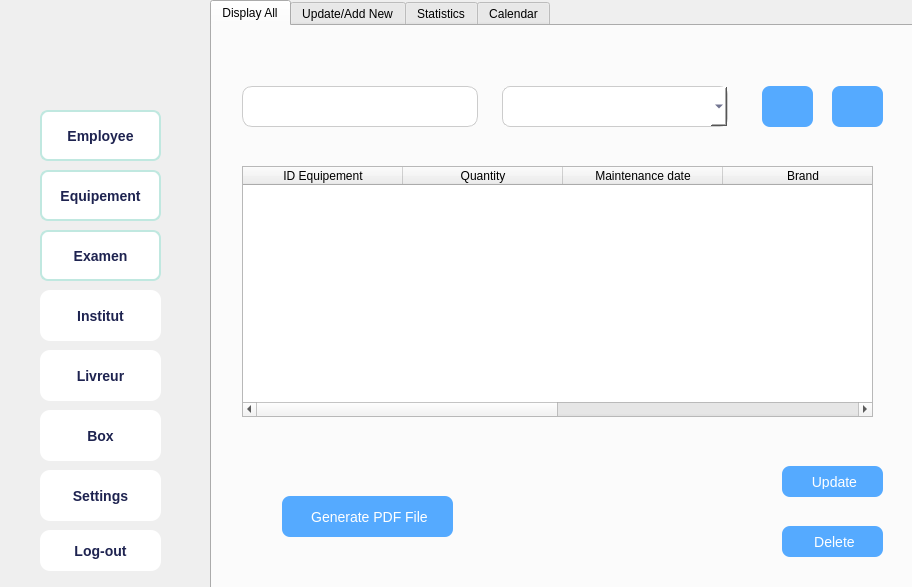
<?xml version="1.0" encoding="UTF-8"?>
<ui version="4.0">
 <class>Equipments</class>
 <widget class="QDialog" name="Equipments">
  <property name="geometry">
   <rect>
    <x>0</x>
    <y>0</y>
    <width>912</width>
    <height>587</height>
   </rect>
  </property>
  <property name="windowTitle">
   <string>Dialog</string>
  </property>
  <widget class="QWidget" name="verticalWidget" native="true">
   <property name="geometry">
    <rect>
     <x>0</x>
     <y>-20</y>
     <width>211</width>
     <height>671</height>
    </rect>
   </property>
   <property name="styleSheet">
    <string notr="true"> background: qlineargradient(
        x1: 0, y1: 0,
        x2: 0, y2: 1,
        stop: 0 #e3f2fd,   /* very light blue */
        stop: 0.5 #90caf9, /* soft sky blue */
        stop: 1 #1565c0    /* deep blue */
    );</string>
   </property>
   <widget class="QPushButton" name="pushButton">
    <property name="geometry">
     <rect>
      <x>40</x>
      <y>130</y>
      <width>121</width>
      <height>51</height>
     </rect>
    </property>
    <property name="font">
     <font>
      <pointsize>-1</pointsize>
      <bold>true</bold>
     </font>
    </property>
    <property name="styleSheet">
     <string notr="true"> background-color: #FFFFFF;
    border: 2px solid #C0E8E0;
    border-radius: 8px;
    padding: 6px 10px;
    font-size: 14px;
    color: #1E2350;</string>
    </property>
    <property name="text">
     <string>Employee</string>
    </property>
    <property name="icon">
     <iconset resource="Ressources.qrc">
      <normaloff>:/new/prefix1/Ressources/user-48.png</normaloff>:/new/prefix1/Ressources/user-48.png</iconset>
    </property>
   </widget>
   <widget class="QPushButton" name="pushButton_2">
    <property name="geometry">
     <rect>
      <x>40</x>
      <y>190</y>
      <width>121</width>
      <height>51</height>
     </rect>
    </property>
    <property name="font">
     <font>
      <pointsize>-1</pointsize>
      <bold>true</bold>
     </font>
    </property>
    <property name="styleSheet">
     <string notr="true"> background-color: #FFFFFF;
    border: 2px solid #C0E8E0;
    border-radius: 8px;
    padding: 6px 10px;
    font-size: 14px;
    color: #1E2350;</string>
    </property>
    <property name="text">
     <string>Equipement</string>
    </property>
    <property name="icon">
     <iconset resource="Ressources.qrc">
      <normaloff>:/new/prefix1/Ressources/tool-box-48.png</normaloff>:/new/prefix1/Ressources/tool-box-48.png</iconset>
    </property>
   </widget>
   <widget class="QPushButton" name="pushButton_3">
    <property name="geometry">
     <rect>
      <x>40</x>
      <y>250</y>
      <width>121</width>
      <height>51</height>
     </rect>
    </property>
    <property name="font">
     <font>
      <pointsize>-1</pointsize>
      <bold>true</bold>
     </font>
    </property>
    <property name="styleSheet">
     <string notr="true"> background-color: #FFFFFF;
    border: 2px solid #C0E8E0;
    border-radius: 8px;
    padding: 6px 10px;
    font-size: 14px;
    color: #1E2350;</string>
    </property>
    <property name="text">
     <string>Examen</string>
    </property>
    <property name="icon">
     <iconset resource="Ressources.qrc">
      <normaloff>:/new/prefix1/Ressources/paper-48.png</normaloff>:/new/prefix1/Ressources/paper-48.png</iconset>
    </property>
   </widget>
   <widget class="QPushButton" name="pushButton_4">
    <property name="geometry">
     <rect>
      <x>40</x>
      <y>310</y>
      <width>121</width>
      <height>51</height>
     </rect>
    </property>
    <property name="font">
     <font>
      <pointsize>-1</pointsize>
      <bold>true</bold>
     </font>
    </property>
    <property name="styleSheet">
     <string notr="true">  background-color: #FFFFFF;
    color: #1E2350;
    border-radius: 10px;
    font-size: 14px;
    padding: 8px;</string>
    </property>
    <property name="text">
     <string>Institut</string>
    </property>
    <property name="icon">
     <iconset resource="Ressources.qrc">
      <normaloff>:/new/prefix1/Ressources/building-48.png</normaloff>:/new/prefix1/Ressources/building-48.png</iconset>
    </property>
   </widget>
   <widget class="QPushButton" name="pushButton_9">
    <property name="geometry">
     <rect>
      <x>40</x>
      <y>370</y>
      <width>121</width>
      <height>51</height>
     </rect>
    </property>
    <property name="font">
     <font>
      <pointsize>-1</pointsize>
      <bold>true</bold>
     </font>
    </property>
    <property name="styleSheet">
     <string notr="true">  background-color: #FFFFFF;
    color: #1E2350;
    border-radius: 10px;
    font-size: 14px;
    padding: 8px;</string>
    </property>
    <property name="text">
     <string>Livreur</string>
    </property>
    <property name="icon">
     <iconset resource="Ressources.qrc">
      <normaloff>:/new/prefix1/Ressources/delivery-48.png</normaloff>:/new/prefix1/Ressources/delivery-48.png</iconset>
    </property>
   </widget>
   <widget class="QPushButton" name="pushButton_10">
    <property name="geometry">
     <rect>
      <x>40</x>
      <y>430</y>
      <width>121</width>
      <height>51</height>
     </rect>
    </property>
    <property name="font">
     <font>
      <pointsize>-1</pointsize>
      <bold>true</bold>
     </font>
    </property>
    <property name="styleSheet">
     <string notr="true">  background-color: #FFFFFF;
    color: #1E2350;
    border-radius: 10px;
    font-size: 14px;
    padding: 8px;</string>
    </property>
    <property name="text">
     <string>Box</string>
    </property>
    <property name="icon">
     <iconset resource="Ressources.qrc">
      <normaloff>:/new/prefix1/Ressources/tool-box-48.png</normaloff>:/new/prefix1/Ressources/tool-box-48.png</iconset>
    </property>
   </widget>
   <widget class="QPushButton" name="pushButton_13">
    <property name="geometry">
     <rect>
      <x>40</x>
      <y>490</y>
      <width>121</width>
      <height>51</height>
     </rect>
    </property>
    <property name="font">
     <font>
      <pointsize>-1</pointsize>
      <bold>true</bold>
     </font>
    </property>
    <property name="styleSheet">
     <string notr="true">  background-color: #FFFFFF;
    color: #1E2350;
    border-radius: 10px;
    font-size: 14px;
    padding: 8px;</string>
    </property>
    <property name="text">
     <string>Settings</string>
    </property>
    <property name="icon">
     <iconset resource="Ressources.qrc">
      <normaloff>:/new/prefix1/Ressources/settings-5-48.png</normaloff>:/new/prefix1/Ressources/settings-5-48.png</iconset>
    </property>
   </widget>
   <widget class="QPushButton" name="pushButton_17">
    <property name="geometry">
     <rect>
      <x>40</x>
      <y>550</y>
      <width>121</width>
      <height>41</height>
     </rect>
    </property>
    <property name="font">
     <font>
      <pointsize>-1</pointsize>
      <bold>true</bold>
     </font>
    </property>
    <property name="styleSheet">
     <string notr="true">  background-color: #FFFFFF;
    color: #1E2350;
    border-radius: 10px;
    font-size: 14px;
    padding: 8px;</string>
    </property>
    <property name="text">
     <string>Log-out</string>
    </property>
    <property name="icon">
     <iconset resource="Ressources.qrc">
      <normaloff>:/new/prefix1/Ressources/logout-48.png</normaloff>:/new/prefix1/Ressources/logout-48.png</iconset>
    </property>
   </widget>
   <widget class="QLabel" name="label_8">
    <property name="geometry">
     <rect>
      <x>0</x>
      <y>-10</y>
      <width>201</width>
      <height>191</height>
     </rect>
    </property>
    <property name="styleSheet">
     <string notr="true">image: url(:/new/prefix1/Ressources/e0ff5635-a1d6-406a-ae4c-6240633d745e.png);
background:transparent;</string>
    </property>
    <property name="text">
     <string/>
    </property>
   </widget>
  </widget>
  <widget class="QTabWidget" name="tabWidget">
   <property name="geometry">
    <rect>
     <x>210</x>
     <y>0</y>
     <width>711</width>
     <height>611</height>
    </rect>
   </property>
   <property name="layoutDirection">
    <enum>Qt::LayoutDirection::LeftToRight</enum>
   </property>
   <property name="autoFillBackground">
    <bool>true</bool>
   </property>
   <property name="styleSheet">
    <string notr="true">color: rgb(0, 0, 0);
font: 700 8pt &quot;Segoe UI&quot;;
font: 700 10pt &quot;Segoe UI&quot;;

 </string>
   </property>
   <property name="tabPosition">
    <enum>QTabWidget::TabPosition::North</enum>
   </property>
   <property name="tabShape">
    <enum>QTabWidget::TabShape::Rounded</enum>
   </property>
   <property name="currentIndex">
    <number>0</number>
   </property>
   <property name="elideMode">
    <enum>Qt::TextElideMode::ElideNone</enum>
   </property>
   <property name="movable">
    <bool>false</bool>
   </property>
   <property name="tabBarAutoHide">
    <bool>false</bool>
   </property>
   <widget class="QWidget" name="tab_5">
    <attribute name="title">
     <string>Display All</string>
    </attribute>
    <widget class="QLineEdit" name="recherche">
     <property name="geometry">
      <rect>
       <x>30</x>
       <y>60</y>
       <width>236</width>
       <height>41</height>
      </rect>
     </property>
     <property name="styleSheet">
      <string notr="true">  background-color: #FFFFFF;
    color: #1E2350;
    border: 1px solid #ccc;
    border-radius: 10px;
    font-size: 14px;
    padding: 8px 12px;
    min-width: 200px;</string>
     </property>
     <property name="text">
      <string/>
     </property>
     <property name="placeholderText">
      <string/>
     </property>
    </widget>
    <widget class="QLabel" name="label_9">
     <property name="geometry">
      <rect>
       <x>190</x>
       <y>70</y>
       <width>61</width>
       <height>21</height>
      </rect>
     </property>
     <property name="styleSheet">
      <string notr="true">image: url(:/new/prefix1/Ressources/search-3-48.png);</string>
     </property>
     <property name="text">
      <string/>
     </property>
    </widget>
    <widget class="QComboBox" name="tri">
     <property name="geometry">
      <rect>
       <x>290</x>
       <y>60</y>
       <width>226</width>
       <height>41</height>
      </rect>
     </property>
     <property name="styleSheet">
      <string notr="true">background-color: #FFFFFF;
    color: #1E2350;
    border: 1px solid #ccc;
    border-radius: 8px;
    padding: 6px 30px 6px 10px;
    font-size: 14px;
    min-width: 150px;</string>
     </property>
    </widget>
    <widget class="QPushButton" name="b10">
     <property name="geometry">
      <rect>
       <x>70</x>
       <y>470</y>
       <width>171</width>
       <height>41</height>
      </rect>
     </property>
     <property name="styleSheet">
      <string notr="true">background-color: rgb(85, 170, 255);
font: 700 10pt &quot;Segoe UI&quot;;
    color: #FFFFFF;
    border: none;
    border-radius: 8px;
    padding: 8px 16px;
    font-size: 14px;</string>
     </property>
     <property name="text">
      <string> Generate PDF File</string>
     </property>
     <property name="icon">
      <iconset resource="Ressources.qrc">
       <normaloff>:/new/prefix1/Ressources/pdf-file-svgrepo-com.svg</normaloff>:/new/prefix1/Ressources/pdf-file-svgrepo-com.svg</iconset>
     </property>
    </widget>
    <widget class="QPushButton" name="b7">
     <property name="geometry">
      <rect>
       <x>570</x>
       <y>440</y>
       <width>101</width>
       <height>31</height>
      </rect>
     </property>
     <property name="styleSheet">
      <string notr="true">background-color: rgb(85, 170, 255);
font: 700 10pt &quot;Segoe UI&quot;;
    color: #FFFFFF;
    border: none;
    border-radius: 8px;
    padding: 8px 16px;
    font-size: 14px;</string>
     </property>
     <property name="text">
      <string> Update</string>
     </property>
     <property name="icon">
      <iconset resource="Ressources.qrc">
       <normaloff>:/new/prefix1/Ressources/update-icon.svg</normaloff>:/new/prefix1/Ressources/update-icon.svg</iconset>
     </property>
    </widget>
    <widget class="QPushButton" name="b4">
     <property name="geometry">
      <rect>
       <x>570</x>
       <y>500</y>
       <width>101</width>
       <height>31</height>
      </rect>
     </property>
     <property name="styleSheet">
      <string notr="true">background-color: rgb(85, 170, 255);
font: 700 10pt &quot;Segoe UI&quot;;
    color: #FFFFFF;
    border: none;
    border-radius: 8px;
    padding: 8px 16px;
    font-size: 14px;</string>
     </property>
     <property name="text">
      <string> Delete</string>
     </property>
     <property name="icon">
      <iconset resource="Ressources.qrc">
       <normaloff>:/new/prefix1/Ressources/delete-button-svgrepo-com.svg</normaloff>:/new/prefix1/Ressources/delete-button-svgrepo-com.svg</iconset>
     </property>
    </widget>
    <widget class="QTableWidget" name="tab1">
     <property name="geometry">
      <rect>
       <x>30</x>
       <y>140</y>
       <width>631</width>
       <height>251</height>
      </rect>
     </property>
     <property name="styleSheet">
      <string notr="true">background-color: rgb(157, 157, 157);
background-color: rgb(14, 0, 214);
background-color: rgb(179, 179, 179);
tableWidget-&gt;horizontalHeader()-&gt;setSectionResizeMode(0, QHeaderView::Stretch); 
tableWidget-&gt;horizontalHeader()-&gt;setSectionResizeMode(1, QHeaderView::ResizeToContents); 
</string>
     </property>
     <attribute name="horizontalHeaderCascadingSectionResizes">
      <bool>false</bool>
     </attribute>
     <attribute name="horizontalHeaderMinimumSectionSize">
      <number>45</number>
     </attribute>
     <attribute name="horizontalHeaderDefaultSectionSize">
      <number>160</number>
     </attribute>
     <attribute name="horizontalHeaderHighlightSections">
      <bool>true</bool>
     </attribute>
     <attribute name="verticalHeaderCascadingSectionResizes">
      <bool>false</bool>
     </attribute>
     <column>
      <property name="text">
       <string>ID Equipement</string>
      </property>
      <property name="background">
       <color>
        <red>85</red>
        <green>170</green>
        <blue>255</blue>
       </color>
      </property>
     </column>
     <column>
      <property name="text">
       <string>Quantity</string>
      </property>
      <property name="background">
       <color>
        <red>85</red>
        <green>170</green>
        <blue>255</blue>
       </color>
      </property>
     </column>
     <column>
      <property name="text">
       <string>Maintenance date</string>
      </property>
      <property name="background">
       <color>
        <red>85</red>
        <green>170</green>
        <blue>255</blue>
       </color>
      </property>
     </column>
     <column>
      <property name="text">
       <string>Brand</string>
      </property>
      <property name="background">
       <color>
        <red>85</red>
        <green>170</green>
        <blue>255</blue>
       </color>
      </property>
     </column>
     <column>
      <property name="text">
       <string>Type of</string>
      </property>
      <property name="background">
       <color>
        <red>85</red>
        <green>170</green>
        <blue>255</blue>
       </color>
      </property>
     </column>
     <column>
      <property name="text">
       <string>Price</string>
      </property>
      <property name="background">
       <color>
        <red>85</red>
        <green>170</green>
        <blue>255</blue>
       </color>
      </property>
     </column>
    </widget>
    <widget class="QPushButton" name="b12">
     <property name="geometry">
      <rect>
       <x>550</x>
       <y>60</y>
       <width>51</width>
       <height>41</height>
      </rect>
     </property>
     <property name="toolTip">
      <string>&lt;html&gt;&lt;head/&gt;&lt;body&gt;&lt;p&gt;&lt;img src=&quot;:/ressources/up-and-down-arrow.png&quot;/&gt;&lt;/p&gt;&lt;/body&gt;&lt;/html&gt;</string>
     </property>
     <property name="whatsThis">
      <string>&lt;html&gt;&lt;head/&gt;&lt;body&gt;&lt;p&gt;&lt;img src=&quot;:/ressources/up-and-down-arrow.png&quot;/&gt;&lt;/p&gt;&lt;/body&gt;&lt;/html&gt;</string>
     </property>
     <property name="styleSheet">
      <string notr="true">background-image: url(:/ressources/up-and-down-arrow.png);
background-color: rgb(85, 170, 255);
font: 700 10pt &quot;Segoe UI&quot;;
    color: #FFFFFF;
    border: none;
    border-radius: 8px;
    padding: 8px 16px;
    font-size: 14px;</string>
     </property>
     <property name="text">
      <string/>
     </property>
     <property name="icon">
      <iconset theme="QIcon::ThemeIcon::GoDown"/>
     </property>
    </widget>
    <widget class="QPushButton" name="b13">
     <property name="geometry">
      <rect>
       <x>620</x>
       <y>60</y>
       <width>51</width>
       <height>41</height>
      </rect>
     </property>
     <property name="toolTip">
      <string>&lt;html&gt;&lt;head/&gt;&lt;body&gt;&lt;p&gt;&lt;img src=&quot;:/ressources/up-and-down-arrow.png&quot;/&gt;&lt;/p&gt;&lt;/body&gt;&lt;/html&gt;</string>
     </property>
     <property name="whatsThis">
      <string>&lt;html&gt;&lt;head/&gt;&lt;body&gt;&lt;p&gt;&lt;img src=&quot;:/ressources/up-and-down-arrow.png&quot;/&gt;&lt;/p&gt;&lt;/body&gt;&lt;/html&gt;</string>
     </property>
     <property name="styleSheet">
      <string notr="true">background-image: url(:/ressources/up-and-down-arrow.png);
background-color: rgb(85, 170, 255);
font: 700 10pt &quot;Segoe UI&quot;;
    color: #FFFFFF;
    border: none;
    border-radius: 8px;
    padding: 8px 16px;
    font-size: 14px;</string>
     </property>
     <property name="text">
      <string/>
     </property>
     <property name="icon">
      <iconset theme="QIcon::ThemeIcon::GoUp"/>
     </property>
    </widget>
   </widget>
   <widget class="QWidget" name="tab_6">
    <attribute name="title">
     <string>Update/Add New</string>
    </attribute>
    <widget class="QWidget" name="widget_3" native="true">
     <property name="geometry">
      <rect>
       <x>40</x>
       <y>30</y>
       <width>641</width>
       <height>521</height>
      </rect>
     </property>
     <property name="styleSheet">
      <string notr="true">background-color: #D3D3D3; border-radius: 15px;</string>
     </property>
     <widget class="QLabel" name="label_10">
      <property name="geometry">
       <rect>
        <x>60</x>
        <y>30</y>
        <width>101</width>
        <height>41</height>
       </rect>
      </property>
      <property name="styleSheet">
       <string notr="true"> background-color: #FFFFFF;
    border: 2px solid #C0E8E0;
    border-radius: 8px;
    padding: 6px 10px;
    font-size: 14px;
    color: #1E2350;</string>
      </property>
      <property name="text">
       <string>Name :</string>
      </property>
     </widget>
     <widget class="QLabel" name="label_11">
      <property name="geometry">
       <rect>
        <x>60</x>
        <y>90</y>
        <width>101</width>
        <height>41</height>
       </rect>
      </property>
      <property name="styleSheet">
       <string notr="true"> background-color: #FFFFFF;
    border: 2px solid #C0E8E0;
    border-radius: 8px;
    padding: 6px 10px;
    font-size: 14px;
    color: #1E2350;</string>
      </property>
      <property name="text">
       <string>Quantity :</string>
      </property>
     </widget>
     <widget class="QLabel" name="labelllll">
      <property name="geometry">
       <rect>
        <x>60</x>
        <y>210</y>
        <width>101</width>
        <height>41</height>
       </rect>
      </property>
      <property name="styleSheet">
       <string notr="true"> background-color: #FFFFFF;
    border: 2px solid #C0E8E0;
    border-radius: 8px;
    padding: 6px 10px;
    font-size: 14px;
    color: #1E2350;</string>
      </property>
      <property name="text">
       <string>Brand :</string>
      </property>
     </widget>
     <widget class="QLabel" name="label_15">
      <property name="geometry">
       <rect>
        <x>60</x>
        <y>270</y>
        <width>101</width>
        <height>41</height>
       </rect>
      </property>
      <property name="styleSheet">
       <string notr="true"> background-color: #FFFFFF;
    border: 2px solid #C0E8E0;
    border-radius: 8px;
    padding: 6px 10px;
    font-size: 14px;
    color: #1E2350;</string>
      </property>
      <property name="text">
       <string>Type :</string>
      </property>
     </widget>
     <widget class="QLineEdit" name="nom_input">
      <property name="geometry">
       <rect>
        <x>170</x>
        <y>40</y>
        <width>271</width>
        <height>31</height>
       </rect>
      </property>
      <property name="styleSheet">
       <string notr="true"> background-color: #FFFFFF;
    border: 2px solid #C0E8E0;
    border-radius: 8px;
    padding: 6px 10px;
    font-size: 14px;
    color: #1E2350;</string>
      </property>
      <property name="placeholderText">
       <string/>
      </property>
      <property name="cursorMoveStyle">
       <enum>Qt::CursorMoveStyle::LogicalMoveStyle</enum>
      </property>
     </widget>
     <widget class="QLineEdit" name="quantite_input">
      <property name="geometry">
       <rect>
        <x>170</x>
        <y>90</y>
        <width>271</width>
        <height>31</height>
       </rect>
      </property>
      <property name="styleSheet">
       <string notr="true"> background-color: #FFFFFF;
    border: 2px solid #C0E8E0;
    border-radius: 8px;
    padding: 6px 10px;
    font-size: 14px;
    color: #1E2350;</string>
      </property>
      <property name="placeholderText">
       <string/>
      </property>
      <property name="cursorMoveStyle">
       <enum>Qt::CursorMoveStyle::LogicalMoveStyle</enum>
      </property>
     </widget>
     <widget class="QLineEdit" name="marque_input">
      <property name="geometry">
       <rect>
        <x>170</x>
        <y>210</y>
        <width>271</width>
        <height>31</height>
       </rect>
      </property>
      <property name="styleSheet">
       <string notr="true"> background-color: #FFFFFF;
    border: 2px solid #C0E8E0;
    border-radius: 8px;
    padding: 6px 10px;
    font-size: 14px;
    color: #1E2350;</string>
      </property>
      <property name="placeholderText">
       <string/>
      </property>
      <property name="cursorMoveStyle">
       <enum>Qt::CursorMoveStyle::LogicalMoveStyle</enum>
      </property>
     </widget>
     <widget class="QPushButton" name="b3">
      <property name="geometry">
       <rect>
        <x>250</x>
        <y>450</y>
        <width>121</width>
        <height>31</height>
       </rect>
      </property>
      <property name="styleSheet">
       <string notr="true">background-color: rgb(85, 170, 255);
font: 700 10pt &quot;Segoe UI&quot;;
    color: #FFFFFF;
    border: none;
    border-radius: 8px;
    padding: 8px 16px;
    font-size: 14px;</string>
      </property>
      <property name="text">
       <string> Update</string>
      </property>
      <property name="icon">
       <iconset resource="Ressources.qrc">
        <normaloff>:/new/prefix1/Ressources/update-icon.svg</normaloff>:/new/prefix1/Ressources/update-icon.svg</iconset>
      </property>
     </widget>
     <widget class="QPushButton" name="b1">
      <property name="geometry">
       <rect>
        <x>60</x>
        <y>450</y>
        <width>121</width>
        <height>31</height>
       </rect>
      </property>
      <property name="styleSheet">
       <string notr="true">background-color: rgb(85, 170, 255);
font: 700 10pt &quot;Segoe UI&quot;;
    color: #FFFFFF;
    border: none;
    border-radius: 8px;
    padding: 8px 16px;
    font-size: 14px;</string>
      </property>
      <property name="text">
       <string>Add</string>
      </property>
      <property name="icon">
       <iconset resource="Ressources.qrc">
        <normaloff>:/new/prefix1/Ressources/add-circle-outline-svgrepo-com.svg</normaloff>:/new/prefix1/Ressources/add-circle-outline-svgrepo-com.svg</iconset>
      </property>
     </widget>
     <widget class="QDateEdit" name="dateEdit">
      <property name="geometry">
       <rect>
        <x>180</x>
        <y>150</y>
        <width>271</width>
        <height>41</height>
       </rect>
      </property>
      <property name="styleSheet">
       <string notr="true">background-color: rgb(255, 255, 255);
color: rgb(0, 0, 0);</string>
      </property>
     </widget>
     <widget class="QLabel" name="label_16">
      <property name="geometry">
       <rect>
        <x>10</x>
        <y>150</y>
        <width>151</width>
        <height>41</height>
       </rect>
      </property>
      <property name="styleSheet">
       <string notr="true"> background-color: #FFFFFF;
    border: 2px solid #C0E8E0;
    border-radius: 8px;
    padding: 6px 10px;
    font-size: 14px;
    color: #1E2350;</string>
      </property>
      <property name="text">
       <string>Maintenance date :</string>
      </property>
     </widget>
     <widget class="QLineEdit" name="type_input">
      <property name="geometry">
       <rect>
        <x>170</x>
        <y>270</y>
        <width>271</width>
        <height>31</height>
       </rect>
      </property>
      <property name="styleSheet">
       <string notr="true"> background-color: #FFFFFF;
    border: 2px solid #C0E8E0;
    border-radius: 8px;
    padding: 6px 10px;
    font-size: 14px;
    color: #1E2350;</string>
      </property>
      <property name="placeholderText">
       <string/>
      </property>
      <property name="cursorMoveStyle">
       <enum>Qt::CursorMoveStyle::LogicalMoveStyle</enum>
      </property>
     </widget>
     <widget class="QLabel" name="label_17">
      <property name="geometry">
       <rect>
        <x>60</x>
        <y>340</y>
        <width>101</width>
        <height>41</height>
       </rect>
      </property>
      <property name="styleSheet">
       <string notr="true"> background-color: #FFFFFF;
    border: 2px solid #C0E8E0;
    border-radius: 8px;
    padding: 6px 10px;
    font-size: 14px;
    color: #1E2350;</string>
      </property>
      <property name="text">
       <string>Price :</string>
      </property>
     </widget>
     <widget class="QLineEdit" name="prix_input">
      <property name="geometry">
       <rect>
        <x>170</x>
        <y>350</y>
        <width>271</width>
        <height>31</height>
       </rect>
      </property>
      <property name="styleSheet">
       <string notr="true"> background-color: #FFFFFF;
    border: 2px solid #C0E8E0;
    border-radius: 8px;
    padding: 6px 10px;
    font-size: 14px;
    color: #1E2350;</string>
      </property>
      <property name="placeholderText">
       <string/>
      </property>
      <property name="cursorMoveStyle">
       <enum>Qt::CursorMoveStyle::LogicalMoveStyle</enum>
      </property>
     </widget>
     <widget class="QPushButton" name="b2">
      <property name="geometry">
       <rect>
        <x>460</x>
        <y>450</y>
        <width>121</width>
        <height>31</height>
       </rect>
      </property>
      <property name="styleSheet">
       <string notr="true">background-color: rgb(85, 170, 255);
font: 700 10pt &quot;Segoe UI&quot;;
    color: #FFFFFF;
    border: none;
    border-radius: 8px;
    padding: 8px 16px;
    font-size: 14px;</string>
      </property>
      <property name="text">
       <string>Cancel</string>
      </property>
      <property name="icon">
       <iconset theme="QIcon::ThemeIcon::EditClear"/>
      </property>
     </widget>
    </widget>
   </widget>
   <widget class="QWidget" name="tab_7">
    <attribute name="title">
     <string>Statistics</string>
    </attribute>
    <widget class="QChartView" name="chartViewFunctionalites" native="true">
     <property name="geometry">
      <rect>
       <x>20</x>
       <y>20</y>
       <width>661</width>
       <height>511</height>
      </rect>
     </property>
    </widget>
   </widget>
   <widget class="QWidget" name="tab_8">
    <attribute name="title">
     <string>Calendar</string>
    </attribute>
    <widget class="QCalendarWidget" name="calendarWidget">
     <property name="geometry">
      <rect>
       <x>10</x>
       <y>10</y>
       <width>681</width>
       <height>541</height>
      </rect>
     </property>
    </widget>
   </widget>
  </widget>
 </widget>
 <customwidgets>
  <customwidget>
   <class>QChartView</class>
   <extends>QWidget</extends>
   <header>qchartview.h</header>
   <container>1</container>
  </customwidget>
 </customwidgets>
 <resources>
  <include location="Ressources.qrc"/>
 </resources>
 <connections/>
</ui>
